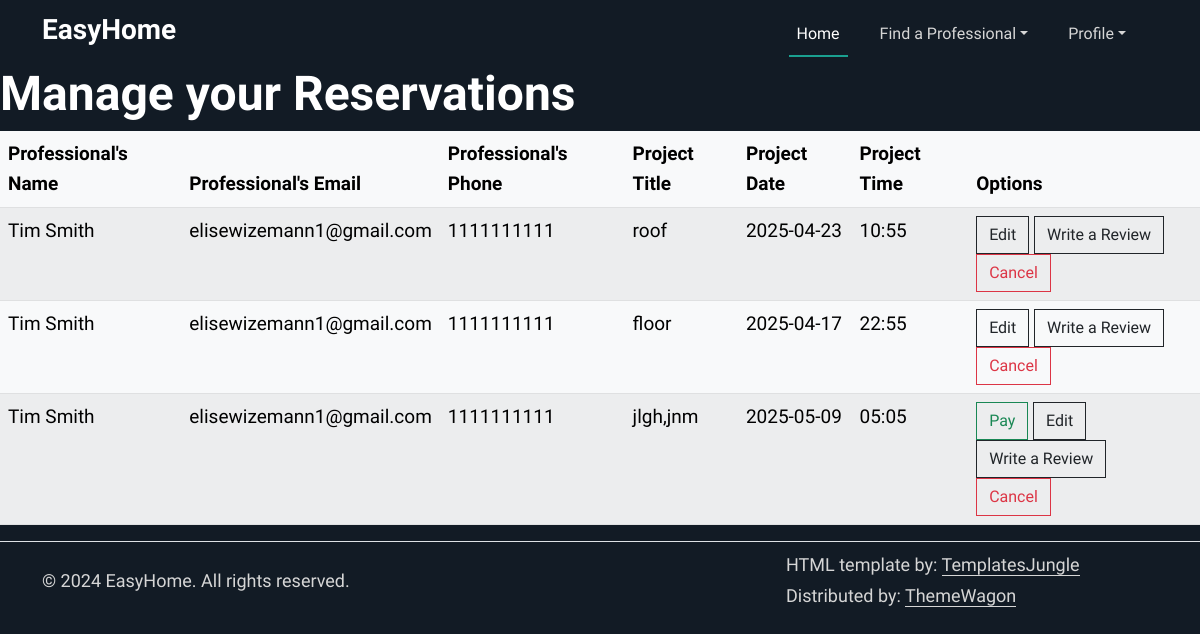
The page /manageReservations (signed in) on the database its author committed.
### tables this page shows
CREATE TABLE workDetails (
                id INTEGER PRIMARY KEY AUTOINCREMENT,
                work_name VARCHAR2(50),
                work_description VARCHAR2(100),
                user_id INTEGER NOT NULL,
                professional_id INTEGER NOT NULL,
                total_cost REAL,
                hour_amount INTEGER,
                date DATE,
                start_time TIME,
                is_paid BOOLEAN DEFAULT 0,
                FOREIGN KEY (user_id) REFERENCES users(id),
                FOREIGN KEY (professional_id) REFERENCES professionals(id)
              );

CREATE TABLE users (
                id INTEGER PRIMARY KEY AUTOINCREMENT,
                first_name VARCHAR2(25) NOT NULL,
                middle_name VARCHAR2(15),
                last_name VARCHAR2(25) NOT NULL,
                gender CHAR(1) CHECK (gender IN ('M','F','O')) NOT NULL,
                phone_number VARCHAR2(12) NOT NULL,
                email VARCHAR2(50) NOT NULL,
                password VARCHAR2(50) NOT NULL,
                street_number VARCHAR2(10),
                street_name VARCHAR2(35),
                town VARCHAR2(30),
                state CHAR(2),
                zip_code NUMBER(5),
                user_type VARCHAR2(20) CHECK (user_type IN ('customer','professional')) DEFAULT 'customer'
            );

### app.py (the view)
@app.route("/manageReservations")
@login_required
def manageReservations():
    reserved = get_work_details_by_user(current_user.id)
    print(reserved)
    return render_template("manageReservations.html", reservations = reserved)

### app.py (called while the page is built)
@login_manager.user_loader
def load_user(user_id):
    try:
        conn = sqlite3.connect('database.db')
        conn.row_factory = sqlite3.Row
        c = conn.cursor()
        c.execute("SELECT * FROM users WHERE id = ?", (user_id,))
        user_row = c.fetchone()
        return User(user_row) if user_row else None
    except sqlite3.Error as e:
        print(f"Error retrieving user by ID: {e}")
        return None
    finally:
        if conn:
            conn.close()

### templates/manageReservations.html (shortened to what this page needs)
{%extends "base.html"%}
{%block content%}
<section id="start">
<div class="row">
    <h2>Manage your Reservations</h2>
    <div class="main">
    <table class="table table-striped table-light">
      <thead>
        <tr>
          <th scope="col">Professional's Name</th>
          <th scope="col">Professional's Email</th>
          <th scope="col">Professional's Phone</th>
          <th scope="col">Project Title</th>
          <th scope="col">Project Date</th>
          <th scope="col">Project Time</th>
          <th scope="col">Options</th>
        </tr>
      </thead>
      <tbody>
        {% for reserve in reservations %}
        <tr>
            <td>{{ reserve.first_name }} {{reserve.last_name}}</td>
            <td>{{ reserve.email}}</td>
            <td>{{ reserve.phone_number}}</td>
            <td>{{ reserve.work_name }}</td>
            <td>{{ reserve.date }}</td>
            <td>{{ reserve.start_time }}</td>
            <td>
              {%if reserve.is_paid == false%}
              <a href="/payReservation/{{reserve.work_id}}"> <button type="submit" class="btn btn-outline-success">
                Pay
              </button></a>
              {%endif%}
              <a href="/editReservation/{{reserve.work_id}}">
                <button type="submit" class="btn btn-outline-dark">
                  Edit
                </button>
              </a>
                <a href="/submit_review/{{reserve.professional_primary_key}}" class="btn btn-outline-dark">Write a Review</a>
                <form action="{{ url_for('cancel_reservation') }}" method="post">
                  <button onclick="return confirm('Are you sure to delete this reservation?')" type="submit" class="btn btn-outline-danger">
                      Cancel
                  </button>
              </form>
            </td>
        </tr>
        {% endfor %}
    </tbody>
    </table>
  </div>
  </section>
{%endblock%}

### static/assets/css/style.css (style rules this page uses)
:root { --accent-color: #1AA090; --dark-color: #121B25; --grey-color: #83898F; --body-text-color: #FFFFFF; --light-text-color: #D6D6D6; --link-color: #092035; }
body { padding-top: 65px; font-family: 'Work Sans', sans-serif; font-weight: 400; font-size: 19px; line-height: 1.6em; color: var(--body-text-color); background-color: var(--dark-color); }
h1, .h1, h2, .h2, h3, .h3, h4, .h4, h5, .h5, h6, .h6 { font-family: 'Work Sans', sans-serif; font-weight: 600; color: var(--body-text-color); }
h2, .h2 { font-size: 48px; }
a { color: var(--light-text-color); text-decoration: none; transition: all 0.3s ease-out; }
.btn { --bs-btn-border-radius: 0 rem; }

### rows shown on the page
workDetails: first_name "Tim", last_name "Smith", email "elisewizemann1@gmail.com", phone_number "1111111111", work_name "roof", date "2025-04-23", start_time "10:55"
workDetails: first_name "Tim", last_name "Smith", email "elisewizemann1@gmail.com", phone_number "1111111111", work_name "floor", date "2025-04-17", start_time "22:55"
workDetails: first_name "Tim", last_name "Smith", email "elisewizemann1@gmail.com", phone_number "1111111111", work_name "jlgh,jnm", date "2025-05-09", start_time "05:05"
